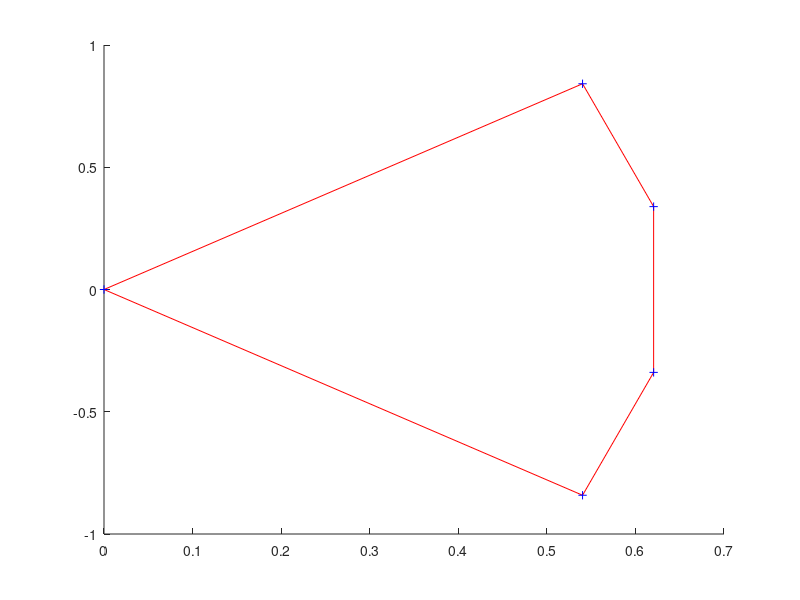

MATLAB code for this plot: (Note: this script raises an error after producing the figure.)
xx = -1:.5:1; yy = abs(sqrt(xx));
[x,y] = pol2cart(xx,yy);
k = convhull(x,y);
hold on
plot(x(k),y(k),'r-',x,y,'b+')
x_test = [rand(1)]
y_test = [rand(1)]
IN = inConvHull([x_test;y_test], [x;y]);
plot(x_test(IN),y_test(IN),'g*',x_test(~IN),y_test(~IN),'y*')
hold off